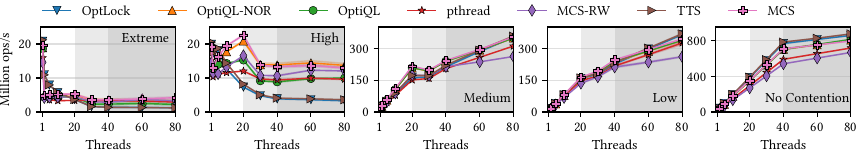

Here is the Python script that generated this plot:
#!/bin/python3

from matplotlib.ticker import FormatStrFormatter
from matplotlib.ticker import MaxNLocator
import matplotlib.transforms as mtransforms

import os
import re
import matplotlib.pyplot as plt
import pandas as pd
import seaborn as sns

from microbenchmark import *

def load(contention):
    base_dirs = ['../../latch-microbenchmarks']
    ratio = "R0-W100"
    dfs = []
    for base_dir in base_dirs:
        filename = os.path.join(base_dir, 'Latch-{}-{}.csv'.format(contention, ratio))
        dfs.append(pd.read_csv(filename).iloc[:, 1:])
    return pd.concat(dfs, ignore_index=True)

contentions += ["FIXED"]
def plot():
    # plt.rcParams.update({'font.size': 8})
    plt.rcParams['text.usetex'] = True
    plt.rcParams['text.latex.preamble'] = '\\usepackage{libertine}\n\\usepackage{libertinust1math}\n\\usepackage[T1]{fontenc}'
    plt.rcParams["font.family"] = "serif"
    fig, axs = plt.subplots(1, len(contentions))
    fig.set_size_inches(9, 1, forward=True)
    contention_idx = 0
    for i, contention in enumerate(contentions):
        ax = axs[i]
        ax.yaxis.set_major_locator(MaxNLocator(3))
        contention = contentions[i]
        df = load(contention)
        for idx, latch in enumerate(rw_latches + wo_latches):
            plot_df = df[df['latch'] == latch]
            g = sns.lineplot(x='thread', y='successes',
                            data=plot_df, ax=ax,
                            ci='sd',
                            label=printed_latches[latch], legend=False,
                            linewidth=1,
                            marker=markers[idx], markersize=6, markeredgecolor="black", markeredgewidth=0.3)
        ax.set_xlim([0, 80])
        if i == 0:
            fig.text(0.17, 0.78, printed_contentions[contention], va='center', rotation='horizontal')
            ax.set_ylim([0, 25_000_000])
        elif i == 1:
            fig.text(0.38, 0.78, printed_contentions[contention], va='center', rotation='horizontal')
            ax.set_ylim([0, 25_000_000])
        elif i == 2:
            fig.text(0.55, 0.18, printed_contentions[contention], va='center', rotation='horizontal')
            ax.set_ylim([0, 400_000_000])
        elif i == 3:
            fig.text(0.76, 0.18, printed_contentions[contention], va='center', rotation='horizontal')
            ax.set_ylim([0, 400_000_000])
        elif i == 4:
            fig.text(0.885, 0.18, "No Contention", va='center', rotation='horizontal')
            ax.set_ylim([0, 950_000_000])

        g.set_xlabel("Threads")
        g.set_ylabel("")
        g.set_ylim(bottom=0)
        yticks = ['{}'.format(int(x)//1000_000) for x in ax.get_yticks().tolist()]
        ax.set_yticklabels(yticks)
        ax.set_xticks([1, 20, 40, 60, 80])
        
        ax.grid(axis='y', alpha=0.4)
        ax.axvspan(20, 40, facecolor='0.2', alpha=0.10)
        ax.axvspan(40, 80, facecolor='0.2', alpha=0.20)


    lines, labels = axs[0].get_legend_handles_labels()
    fig.legend(lines, labels, loc='upper right', bbox_to_anchor=(0.9, 1.2), ncol=7, frameon=False)

    axs[0].set_ylabel("Throughput (Mops/s)")

    fig.subplots_adjust(left=0.08, right=0.98, bottom=0.05, top=0.9, hspace=0.2, wspace=0.25)
    plt.savefig(f'scalability.pdf', format='pdf', bbox_inches='tight', pad_inches=0)

if __name__=="__main__":
    plot()
